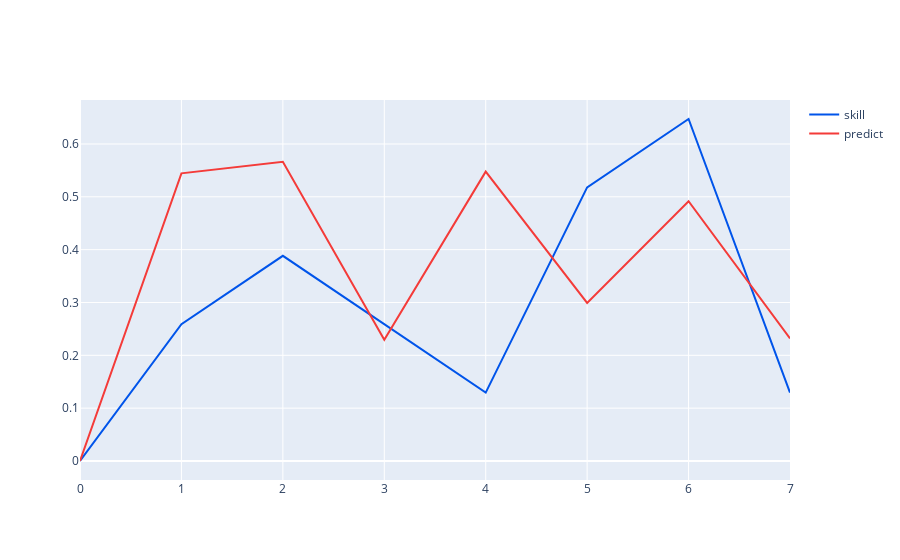

The notebook cell saved with this chart:
### Code cell
fig = go.Figure()

fig.add_trace(go.Scatter(x=df_win.index, y=df_win['skill'],
                    line=dict(color = '#0054EA'),
                    mode='lines', # Line plot만 그리기
                    name='skill'))

fig.add_trace(go.Scatter(x=df_win.index, y=df_win['predict'],
                    line=dict(color = '#F43B39'),
                    mode='lines', # Line plot만 그리기
                    name='predict'))

fig.show()

### Figure 1 — Plotly figure (JSON) as saved in the notebook; plotly's stock layout.template omitted (floating-point values rounded to 4 significant figures)
{"data": [{"line": {"color": "#0054EA"}, "mode": "lines", "name": "skill", "type": "scatter", "x": [0, 1, 2, 3, 4, 5, 6, 7], "y": [0, 0.2589, 0.3884, 0.2589, 0.1295, 0.5178, 0.6473, 0.1295]}, {"line": {"color": "#F43B39"}, "mode": "lines", "name": "predict", "type": "scatter", "x": [0, 1, 2, 3, 4, 5, 6, 7], "y": [0, 0.5444, 0.5662, 0.2295, 0.5476, 0.2992, 0.4916, 0.232]}], "layout": {"autosize": true, "xaxis": {"autorange": true, "range": [0, 7], "type": "linear"}, "yaxis": {"autorange": true, "range": [-0.03596, 0.6832], "type": "linear"}}}
